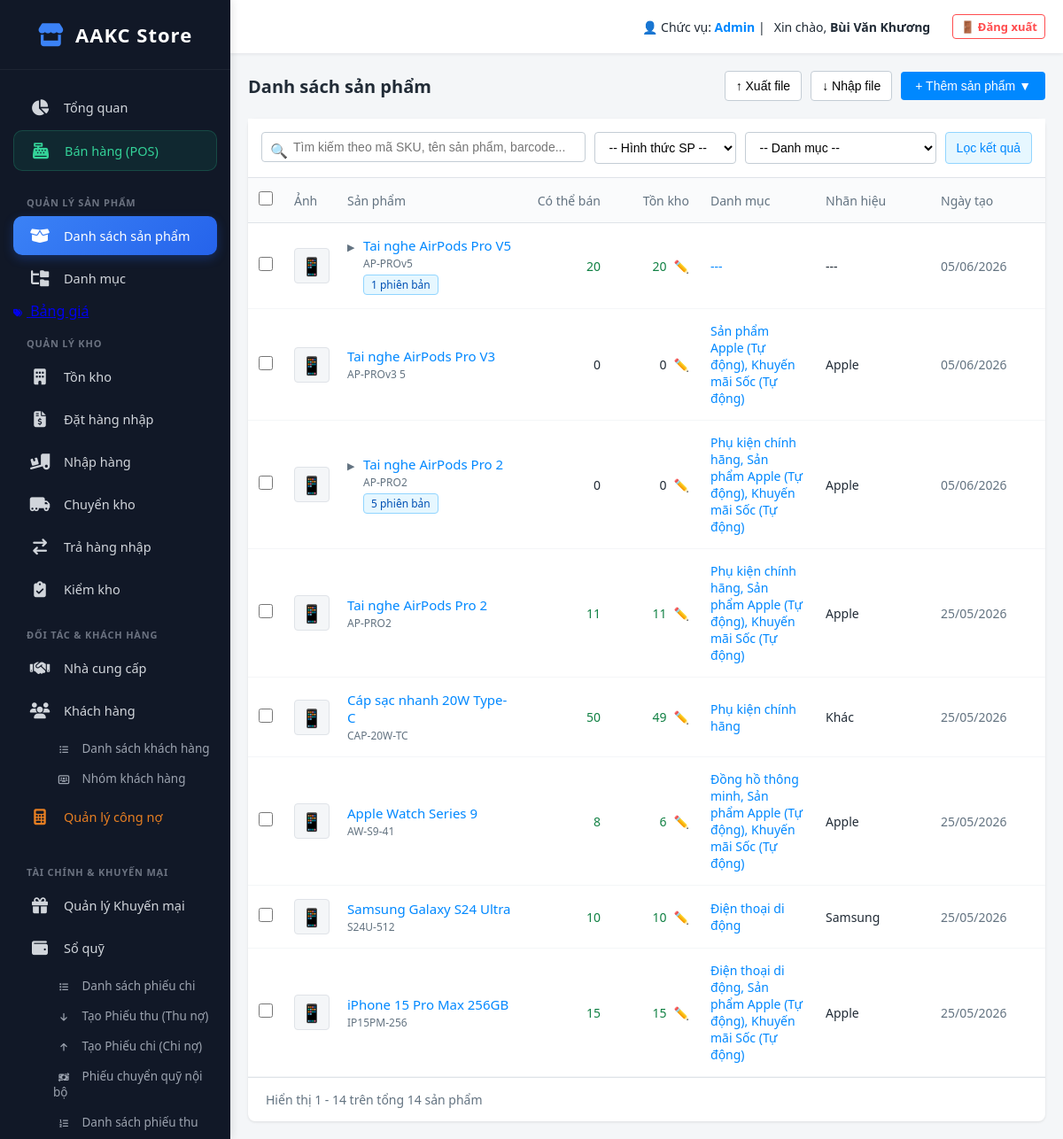
The page /index.php?action=product_list (signed in) on the database its author committed.
### tables this page shows
CREATE TABLE `products` (
  `id` int(11) NOT NULL,
  `parent_id` int(11) DEFAULT NULL,
  `product_type` varchar(20) DEFAULT 'Thường',
  `conversion_qty` int(11) DEFAULT 1,
  `product_name` varchar(255) NOT NULL,
  `brand` varchar(100) DEFAULT NULL,
  `base_price` decimal(15,2) DEFAULT NULL,
  `created_at` timestamp NOT NULL DEFAULT current_timestamp(),
  `sku` varchar(50) DEFAULT NULL,
  `barcode` varchar(50) DEFAULT NULL,
  `unit` varchar(20) DEFAULT NULL,
  `stock` int(11) DEFAULT 0,
  `available` int(11) DEFAULT 0,
  `trading` int(11) DEFAULT 0,
  `incoming` int(11) DEFAULT 0,
  `description` text DEFAULT NULL,
  `image` varchar(255) DEFAULT NULL,
  `compare_price` int(11) DEFAULT NULL,
  `cost_price` int(11) DEFAULT NULL,
  `apply_tax` tinyint(1) DEFAULT 0,
  `category` varchar(100) DEFAULT NULL,
  `tags` varchar(255) DEFAULT NULL,
  `dang_ve_kho` int(11) DEFAULT 0
);

### app/controllers/ProductController.php (called while the page is built, shortened)
<?php
require_once __DIR__ . '/../models/ProductModel.php';
require_once __DIR__ . '/../models/CategoryModel.php';
class ProductController
{
    public function list()
    {
        $db = (new Database())->getConnection();
        $search = $_GET['search'] ?? '';
        $category = $_GET['category'] ?? '';
        $brand = $_GET['brand'] ?? '';
        $tags = $_GET['tags'] ?? '';
        $type = $_GET['type'] ?? '';
        $productModel = new ProductModel($db);
        $categoryModel = new CategoryModel($db);
        $products = $productModel->getProductsWithStock($search, $category, $brand, $tags, $type);
        foreach ($products as $key => $prod) {
            $products[$key]['smart_categories'] = $categoryModel->getCategoriesOfProduct($prod);
            $products[$key]['variants'] = $productModel->getVariantsByProductId($prod['id']);
        }
        require_once __DIR__ . '/../views/product/list.php';
    }
}

### public/index.php (called while the page is built, shortened)
<?php
$app = new App();

### app/models/ProductModel.php (called while the page is built, shortened)
<?php
class ProductModel
{
    private $conn;
    private $table_name = "products";
    public function __construct($db)
    {
        $this->conn = $db;
    }
    public function getProductsWithStock($search = '', $category = '', $brand = '', $tags = '', $type = '')
    {
        $query = "
            SELECT p.*,
            CASE
                WHEN p.product_type = 'Combo' THEN (
                    SELECT MIN(FLOOR(sub_p.stock / c.quantity))
                    FROM product_combo_details c
                    JOIN products sub_p ON c.product_id = sub_p.id
                    WHERE c.combo_id = p.id
                )
                ELSE p.stock
            END as ton_kho,
            CASE
                WHEN p.product_type = 'Combo' THEN (
                    SELECT MIN(FLOOR(sub_p.available / c.quantity))
                    FROM product_combo_details c
                    JOIN products sub_p ON c.product_id = sub_p.id
                    WHERE c.combo_id = p.id
                )
                ELSE p.available
            END as co_the_ban
            FROM " . $this->table_name . " p
            WHERE 1=1 ";
        $params = [];
        $query .= " ORDER BY p.id DESC";
        $stmt = $this->conn->prepare($query);
        $stmt->execute($params);
        return $stmt->fetchAll(PDO::FETCH_ASSOC);
    }
    public function getVariantsByProductId($parent_id)
    {
        $query = "SELECT * FROM " . $this->table_name . " WHERE parent_id = :parent_id ORDER BY id ASC";
        $stmt = $this->conn->prepare($query);
        $stmt->bindParam(':parent_id', $parent_id, PDO::PARAM_INT);
        $stmt->execute();
        return $stmt->fetchAll(PDO::FETCH_ASSOC);
    }
}

### app/models/CategoryModel.php (called while the page is built, shortened)
<?php
class CategoryModel
{
    private $conn;
    private $table_name = "categories";
    public function __construct($db)
    {
        $this->conn = $db;
    }
    public function getCategoriesOfProduct($product)
    {
        $query = "SELECT * FROM " . $this->table_name;
        $stmt = $this->conn->prepare($query);
        $stmt->execute();
        $allCats = $stmt->fetchAll(PDO::FETCH_ASSOC);
        $matched_cats = [];
        foreach ($allCats as $cat) {
            if (($cat['selection_type'] ?? '') == 'auto' && !empty($cat['auto_rules'])) {
                $rules = json_decode($cat['auto_rules'], true);
                if (is_array($rules) && count($rules) > 0) {
                    $isMatch = (($cat['match_type'] ?? 'all') == 'all') ? true : false;
                    foreach ($rules as $rule) {
                        $field = $rule['field'] ?? '';
                        $operator = $rule['operator'] ?? '';
                        $value = $rule['value'] ?? '';
                        $productValue = $product[$field] ?? '';
                        $ruleMatch = false;
                        if ($operator == 'equals') {
                            $ruleMatch = (strcasecmp((string)$productValue, (string)$value) == 0);
                        } elseif ($operator == 'greater_than') {
                            $ruleMatch = ((float)$productValue > (float)$value);
                        } elseif ($operator == 'contains') {
                            $ruleMatch = (stripos((string)$productValue, (string)$value) !== false);
                        }
                        if (($cat['match_type'] ?? 'all') == 'all') {
                            $isMatch = $isMatch && $ruleMatch;
                        } else {
                            $isMatch = $isMatch || $ruleMatch;
                        }
                    }
                    if ($isMatch) {
                        $matched_cats[] = $cat['category_name'];
                    }
                }
            } else {
                if (!empty($product['category']) && strcasecmp(trim($product['category']), trim($cat['category_name'])) == 0) {
                    $matched_cats[] = $cat['category_name'];
                }
            }
        }
        return empty($matched_cats) ? '---' : implode(', ', $matched_cats);
    }
}

### app/views/product/list.php (the view, shortened to what this page needs)
<?php require_once __DIR__ . '/../layout/header.php'; ?>
<div style="display: flex; justify-content: space-between; align-items: center; margin-bottom: 20px;">
    <h2 style="font-size: 20px; font-weight: bold; color: #212b36;">Danh sách sản phẩm</h2>
    <div style="display: flex; gap: 10px; align-items: center;">
        <button style="background: #fff; border: 1px solid #c4cdd5; padding: 8px 12px; border-radius: 4px; cursor: pointer; font-size: 14px;">↑ Xuất file</button>
        <button style="background: #fff; border: 1px solid #c4cdd5; padding: 8px 12px; border-radius: 4px; cursor: pointer; font-size: 14px;">↓ Nhập file</button>
        <div class="sapo-dropdown">
            <button class="dropdown-btn">+ Thêm sản phẩm ▼</button>
        </div>
    </div>
</div>
<div class="card" style="background: #fff; border-radius: 8px; box-shadow: 0 1px 3px rgba(0,0,0,0.1); padding: 0; overflow: visible; min-height: 400px;">
    <form action="index.php" method="GET" class="sapo-filter-bar">
        <div style="position: relative; flex: 1;">
            <span style="position: absolute; left: 10px; top: 10px; color: #637381;">🔍</span>
            <input type="text" name="search" value="<?php echo htmlspecialchars($_GET['search'] ?? ''); ?>" placeholder="Tìm kiếm theo mã SKU, tên sản phẩm, barcode..." style="padding-left: 35px; width: 100%;">
        </div>
        <select name="type" onchange="this.form.submit()">
            <option value="">-- Hình thức SP --</option>
        </select>
        <select name="category" onchange="this.form.submit()">
            <option value="">-- Danh mục --</option>
        </select>
        <button type="submit" style="background: #e6f7ff; color: #0088ff; border-color: #91d5ff;">Lọc kết quả</button>
    </form>
    <?php if (!empty($products)): ?>
        <table class="sapo-table">
            <thead>
                <tr id="normal-header">
                    <th class="col-cb"><input type="checkbox" onclick="toggleAll(this)"></th>
                    <th class="col-img">Ảnh</th>
                    <th class="col-name">Sản phẩm</th>
                    <th class="col-num">Có thể bán</th>
                    <th class="col-num">Tồn kho</th>
                    <th class="col-text">Danh mục</th>
                    <th class="col-text">Nhãn hiệu</th>
                    <th class="col-text">Ngày tạo</th>
                </tr>
            </thead>
            <tbody>
                <?php foreach ($products as $row):
                    if (!empty($_GET['search']) || empty($row['parent_id'])):
                        $hasVariants = !empty($row['variants']);
                ?>
                        <tr class="product-row master-row" onclick="toggleVariants('<?php echo $row['id']; ?>', event)">
                            <td class="col-cb"><input type="checkbox" class="row-checkbox" value="<?php echo $row['id']; ?>" onclick="event.stopPropagation(); toggleRow(this)"></td>
                            <td class="col-img">
                                <?php if (!empty($row['image'])): ?>
                                    <img src="<?php echo htmlspecialchars($row['image']); ?>" style="width:40px; height:40px; border-radius:4px; object-fit:cover; border:1px solid #dfe3e8;">
                                <?php else: ?>
                                    <div style="width:40px; height:40px; background:#f4f6f8; border: 1px solid #dfe3e8; border-radius:4px; text-align:center; line-height:40px; font-size: 20px;">📱</div>
                                <?php endif; ?>
                            </td>
                            <td class="col-name">
                                <div style="display: flex; align-items: flex-start; gap: 6px;">
                                    <?php if ($hasVariants): ?>
                                        <span id="icon-<?php echo $row['id']; ?>" style="color: #637381; font-size: 11px; margin-top: 4px; display: inline-block; width: 12px;">▶</span>
                                    <?php endif; ?>
                                    <div>
                                        <a href="index.php?action=edit_product&id=<?php echo $row['id']; ?>" style="color: #0088ff; font-weight: 500; text-decoration: none; font-size: 15px;" onclick="event.stopPropagation();">
                                            <?php echo htmlspecialchars($row['product_name']); ?>
                                        </a><br>
                                        <span style="color: #637381; font-size: 12px;"><?php echo !empty($row['sku']) ? htmlspecialchars($row['sku']) : '---'; ?></span>
                                        <?php if ($hasVariants): ?>
                                            <br><span class="badge-variant"><?php echo count($row['variants']); ?> phiên bản</span>
                                        <?php elseif (!empty($row['parent_id'])): ?>
                                            <br><span class="badge-type">📦 Sản phẩm quy đổi</span>
                                        <?php elseif (isset($row['product_type']) && $row['product_type'] == 'Combo'): ?>
                                            <br><span class="badge-type">🎁 Sản phẩm Combo</span>
                                        <?php endif; ?>
                                    </div>
                                </div>
                            </td>
                            <td class="col-num" style="color: <?php echo (isset($row['co_the_ban']) && $row['co_the_ban'] > 0) ? '#108043' : '#212b36'; ?>; font-weight: 500;">
                                <?php echo isset($row['co_the_ban']) ? $row['co_the_ban'] : '0'; ?>
                            </td>
                            <td class="col-num" style="position: relative; color: <?php echo (isset($row['ton_kho']) && $row['ton_kho'] > 0) ? '#108043' : '#212b36'; ?>; font-weight: 500;">
                                <div id="stock-view-<?php echo $row['id']; ?>" style="display: flex; justify-content: flex-end; align-items: center; gap: 8px;">
                                    <span><?php echo isset($row['ton_kho']) ? $row['ton_kho'] : '0'; ?></span>
                                    <?php if (empty($row['parent_id']) && ($row['product_type'] ?? '') != 'Combo'): ?>
                                        <a href="javascript:void(0)" onclick="event.stopPropagation(); openStockPopup(<?php echo $row['id']; ?>, <?php echo $row['ton_kho'] ?? 0; ?>)" style="color: #0088ff; text-decoration: none; font-size: 14px;" title="Cập nhật tồn kho">✏️</a>
                                    <?php endif; ?>
                                </div>
                            </td>
                            <td class="col-text" style="color: #0088ff; font-weight: 500;">
                                <?php echo htmlspecialchars($row['smart_categories'] ?? '---'); ?>
                            </td>
                            <td class="col-text"><?php echo !empty($row['brand']) ? htmlspecialchars($row['brand']) : '---'; ?></td>
                            <td class="col-text" style="color: #637381;"><?php echo date('d/m/Y', strtotime($row['created_at'] ?? date('Y-m-d'))); ?></td>
                        </tr>
                <?php endif;
                endforeach; ?>
            </tbody>
        </table>
        <div style="padding: 15px 20px; display: flex; justify-content: space-between; align-items: center; color: #637381; font-size: 14px; border-top: 1px solid #dfe3e8;">
            <span>Hiển thị 1 - <?php echo count($products); ?> trên tổng <?php echo count($products); ?> sản phẩm</span>
        </div>
    <?php endif; ?>
</div>
<?php require_once __DIR__ . '/../layout/footer.php'; ?>

### app/views/layout/header.php (style rules this page uses)
* { box-sizing: border-box; margin: 0; padding: 0; }
body { font-family: 'Segoe UI', Tahoma, Geneva, Verdana, sans-serif; background-color: #f4f6f8; color: #212b36; display: flex; height: 100vh; overflow: hidden; }

### app/views/product/list.php (style rules this page uses)
.sapo-filter-bar { display: flex; gap: 10px; padding: 15px; border-bottom: 1px solid #dfe3e8; background: #fff; }
.sapo-filter-bar input { flex: 1; padding: 8px 12px; border: 1px solid #c4cdd5; border-radius: 4px; outline: none; font-size: 14px; }
.sapo-filter-bar select, .sapo-filter-bar button { padding: 8px 12px; border: 1px solid #c4cdd5; background: #fff; border-radius: 4px; cursor: pointer; font-size: 14px; }
.sapo-table { width: 100%; border-collapse: collapse; table-layout: fixed; }
.sapo-table th, .sapo-table td { padding: 15px 12px; border-bottom: 1px solid #f4f6f8; text-align: left; font-size: 14px; vertical-align: middle; word-wrap: break-word; }
.sapo-table th { color: #637381; font-weight: 500; background: #fafbfc; border-bottom: 1px solid #dfe3e8; }
.col-cb { width: 40px; text-align: center !important; }
.col-img { width: 60px; }
.col-name { width: auto; }
.col-num { width: 100px; text-align: right !important; }
.col-text { width: 130px; }
.sapo-table input[type="checkbox"] { width: 16px; height: 16px; cursor: pointer; accent-color: #0088ff; }
.sapo-dropdown { position: relative; display: inline-block; }
.dropdown-btn { background: #0088ff; color: white; padding: 8px 16px; border-radius: 4px; text-decoration: none; font-weight: 500; border: none; cursor: pointer; font-size: 14px; }
.badge-variant { background: #e6f7ff; color: #0050b3; border: 1px solid #91d5ff; padding: 2px 8px; border-radius: 4px; font-size: 12px; font-weight: 500; display: inline-block; margin-top: 4px; }

### rows shown on the page
products: product_name "Tai nghe AirPods Pro V5", sku "AP-PROv5", count($row['variants']) "1", co_the_ban "20", ton_kho "20", smart_categories "---"
products: product_name "Tai nghe AirPods Pro V3", sku "AP-PROv3 5", co_the_ban "0", ton_kho "0", smart_categories "Sản phẩm Apple (Tự động), Khuyến mãi Sốc (Tự động)", brand "Apple"
products: product_name "Tai nghe AirPods Pro 2", sku "AP-PRO2", count($row['variants']) "5", co_the_ban "0", ton_kho "0", smart_categories "Phụ kiện chính hãng, Sản phẩm Apple (Tự động), Khuyến mãi Sốc (Tự động)", brand "Apple"
products: product_name "Tai nghe AirPods Pro 2", sku "AP-PRO2", co_the_ban "11", ton_kho "11", smart_categories "Phụ kiện chính hãng, Sản phẩm Apple (Tự động), Khuyến mãi Sốc (Tự động)", brand "Apple"
products: product_name "Cáp sạc nhanh 20W Type-C", sku "CAP-20W-TC", co_the_ban "50", ton_kho "49", category "Phụ kiện chính hãng", brand "Khác"
products: product_name "Apple Watch Series 9", sku "AW-S9-41", co_the_ban "8", ton_kho "6", smart_categories "Đồng hồ thông minh, Sản phẩm Apple (Tự động), Khuyến mãi Sốc (Tự động)", brand "Apple"
products: product_name "Samsung Galaxy S24 Ultra", sku "S24U-512", co_the_ban "10", ton_kho "10", category "Điện thoại di động", brand "Samsung"
products: product_name "iPhone 15 Pro Max 256GB", sku "IP15PM-256", co_the_ban "15", ton_kho "15", smart_categories "Điện thoại di động, Sản phẩm Apple (Tự động), Khuyến mãi Sốc (Tự động)", brand "Apple"

### other values the page prints
$user_session['role'] "Admin"
$user_session['full_name'] "Bùi Văn Khương"
count($products) "14"
